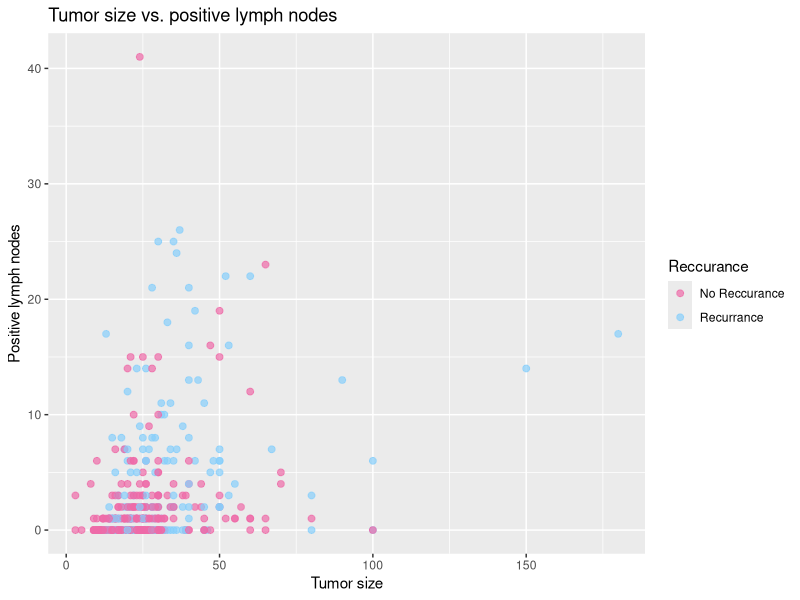
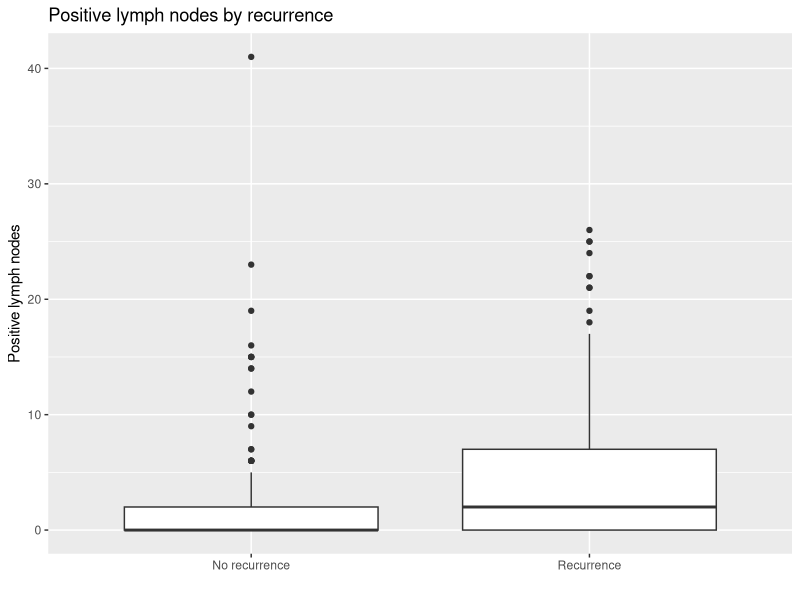
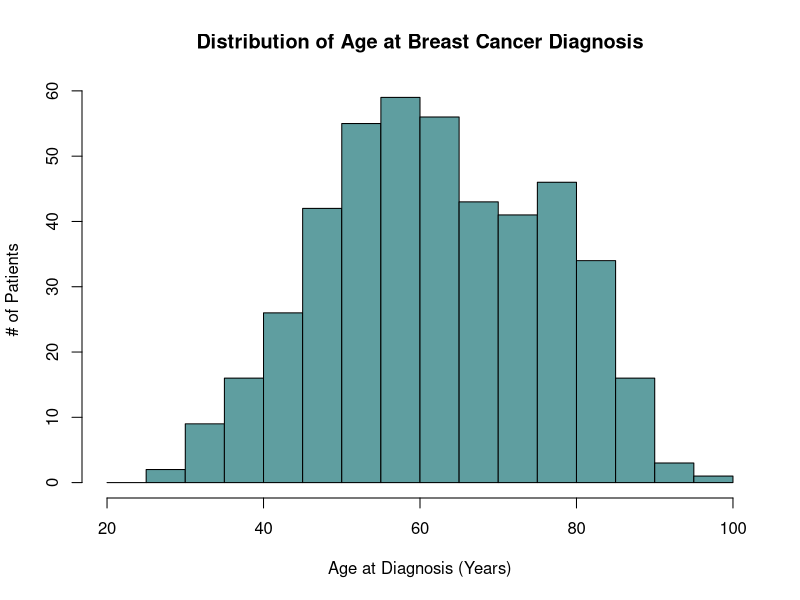
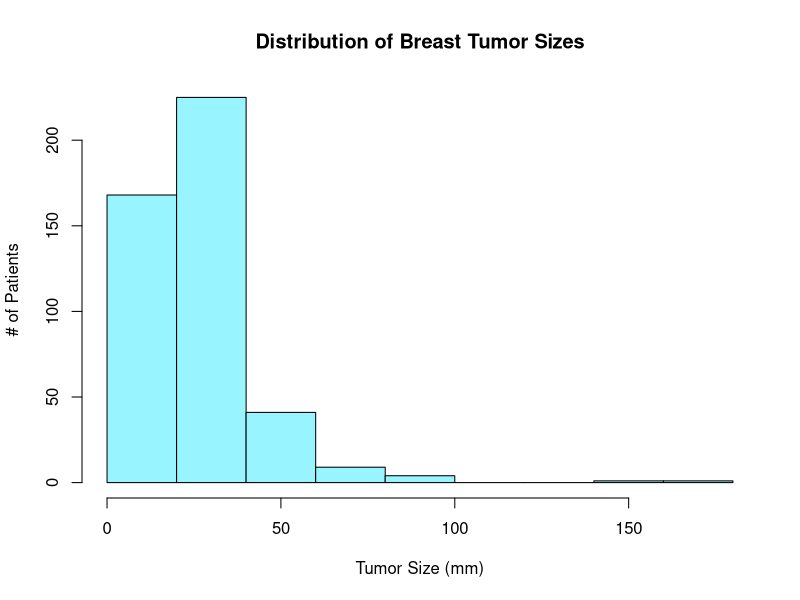
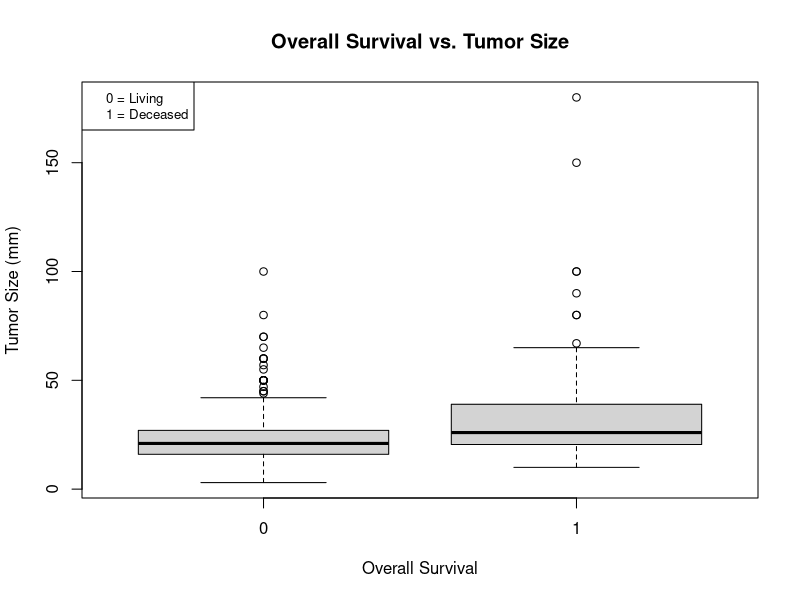
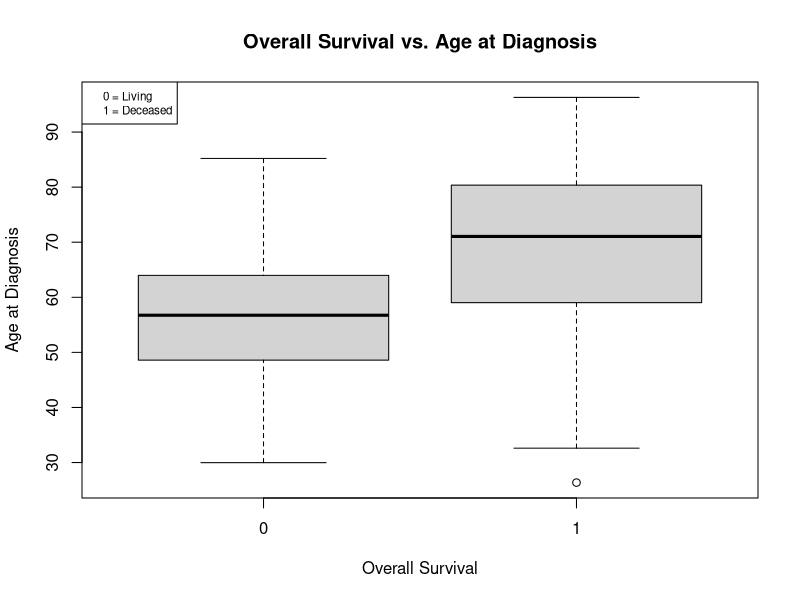

The R source for these figures, in order:
## ---- chunk 1

library(tidyverse)
cleaned_df <- read_csv("cleaned_clinical_data.csv") %>%
  mutate(Reccurance = factor(RFS_BOOL, levels = c(0,1),
                             labels = c("No Reccurance", "Recurrance")))

ggplot(cleaned_df, aes(TUMOR_SIZE, LYMPH_NODES_EXAMINED_POSITIVE, color = Reccurance)) +
  geom_point(size = 2, alpha = 0.7) + scale_color_manual(values = c("hotpink2", "lightskyblue")) +
  labs(title = "Tumor size vs. positive lymph nodes",
       x = "Tumor size",
       y = "Positive lymph nodes")


## ---- chunk 2

ggplot(cleaned_df, aes(x = factor(RFS_BOOL, labels = c("No recurrence", "Recurrence")),
                       y = LYMPH_NODES_EXAMINED_POSITIVE)) +
  geom_boxplot() +
  labs(title = "Positive lymph nodes by recurrence",
       x = "", y = "Positive lymph nodes")
## ---- chunk 3
# histograms

hist(cleaned_df$AGE_AT_DIAGNOSIS, main = "Distribution of Age at Breast Cancer Diagnosis", xlab = "Age at Diagnosis (Years)", ylab = "# of Patients", breaks = seq(20,100, by = 5), col = "cadetblue")

hist(cleaned_df$TUMOR_SIZE, main = "Distribution of Breast Tumor Sizes", xlab = "Tumor Size (mm)", ylab = "# of Patients", col = "cadetblue1")
## ---- chunk 4
boxplot(TUMOR_SIZE ~ OS_BOOL, 
        data = cleaned_df,
        main = "Overall Survival vs. Tumor Size",
        xlab = "Overall Survival",
        ylab = "Tumor Size (mm)")
legend("topleft", c("0 = Living", "1 = Deceased"), cex = 0.8)
## ---- chunk 5
boxplot(AGE_AT_DIAGNOSIS ~ OS_BOOL, 
        data = cleaned_df,
        main = "Overall Survival vs. Age at Diagnosis",
        xlab = "Overall Survival",
        ylab = "Age at Diagnosis")
legend("topleft", c("0 = Living", "1 = Deceased"), cex = 0.7)
